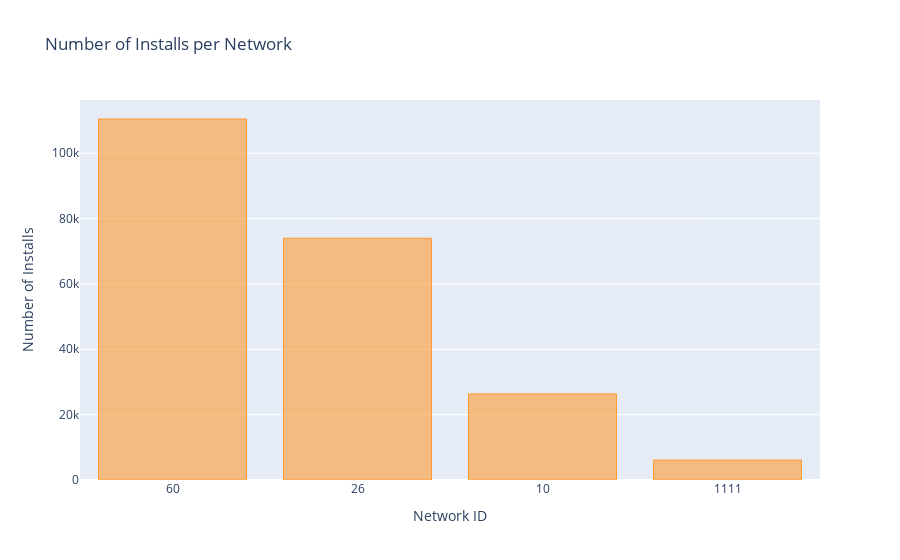

Notebook source saved alongside this figure:
### Markdown cell above
##### Install Trends Network-wise

### Code cell
installs["network_id"].value_counts().iplot(kind="bar",
                                            layout = {"xaxis": {"type":"category",
                                                               "title":"Network ID"},
                                                      "yaxis":{"title":"Number of Installs"},
                                                      "title":"Number of Installs per Network"
                                                     }
                                           )

### Figure 1 — Plotly figure (JSON) as saved in the notebook; plotly's stock layout.template omitted (floating-point values rounded to 4 significant figures)
{"data": [{"marker": {"color": "rgba(255, 153, 51, 0.6)", "line": {"color": "rgba(255, 153, 51, 1.0)", "width": 1}}, "name": "network_id", "orientation": "v", "text": "", "type": "bar", "x": [60, 26, 10, 1111], "y": [110463, 73979, 26345, 6101]}], "layout": {"title": {"text": "Number of Installs per Network"}, "xaxis": {"title": {"text": "Network ID"}, "type": "category"}, "yaxis": {"title": {"text": "Number of Installs"}}}}
